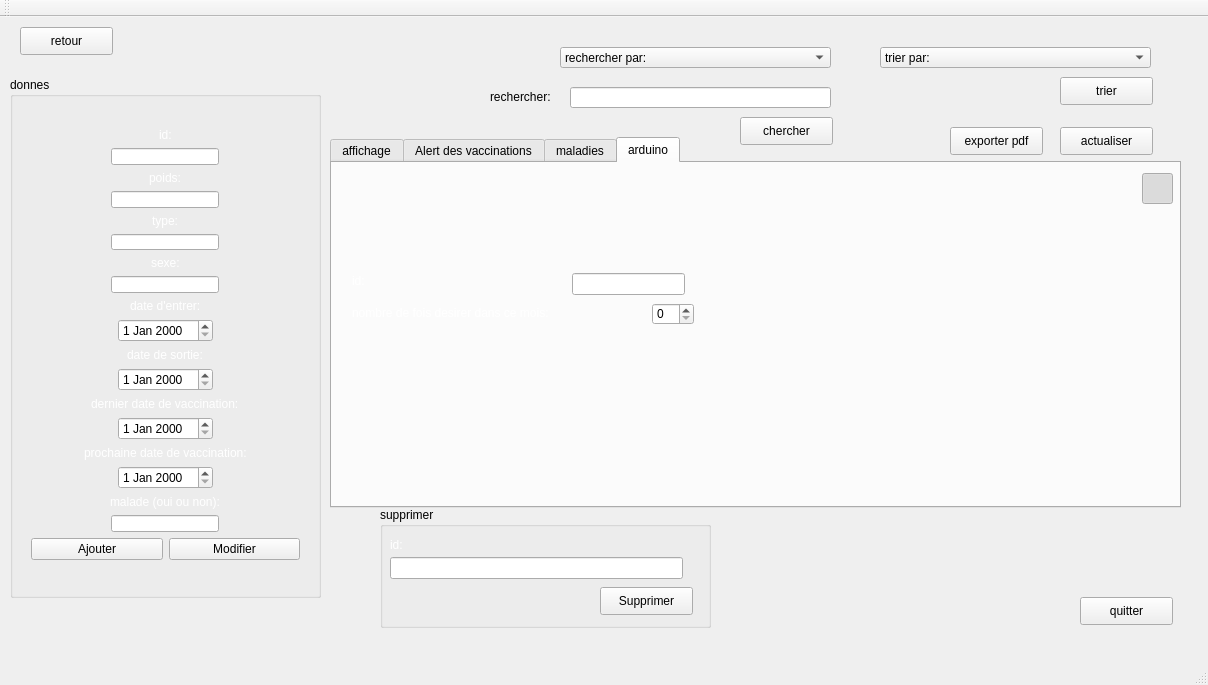
<?xml version="1.0" encoding="UTF-8"?>
<ui version="4.0">
 <class>MainWindow</class>
 <widget class="QMainWindow" name="MainWindow">
  <property name="geometry">
   <rect>
    <x>0</x>
    <y>0</y>
    <width>1208</width>
    <height>685</height>
   </rect>
  </property>
  <property name="windowTitle">
   <string>Gestion des Clients</string>
  </property>
  <widget class="QWidget" name="centralWidget">
   <widget class="QGroupBox" name="groupBox">
    <property name="geometry">
     <rect>
      <x>10</x>
      <y>60</y>
      <width>311</width>
      <height>521</height>
     </rect>
    </property>
    <property name="title">
     <string>donnes</string>
    </property>
    <widget class="QWidget" name="verticalLayoutWidget">
     <property name="geometry">
      <rect>
       <x>10</x>
       <y>40</y>
       <width>291</width>
       <height>454</height>
      </rect>
     </property>
     <layout class="QVBoxLayout" name="verticalLayout">
      <item alignment="Qt::AlignHCenter">
       <widget class="QLabel" name="label_17">
        <property name="styleSheet">
         <string notr="true">color: rgb(255, 255, 255);</string>
        </property>
        <property name="text">
         <string>id:</string>
        </property>
       </widget>
      </item>
      <item alignment="Qt::AlignHCenter|Qt::AlignVCenter">
       <widget class="QLineEdit" name="GA_le_id">
        <property name="minimumSize">
         <size>
          <width>50</width>
          <height>10</height>
         </size>
        </property>
        <property name="maximumSize">
         <size>
          <width>250</width>
          <height>50</height>
         </size>
        </property>
        <property name="maxLength">
         <number>93</number>
        </property>
       </widget>
      </item>
      <item alignment="Qt::AlignHCenter">
       <widget class="QLabel" name="label_16">
        <property name="styleSheet">
         <string notr="true">color: rgb(255, 255, 255);</string>
        </property>
        <property name="text">
         <string>poids:</string>
        </property>
       </widget>
      </item>
      <item alignment="Qt::AlignHCenter|Qt::AlignVCenter">
       <widget class="QLineEdit" name="GA_le_poids">
        <property name="minimumSize">
         <size>
          <width>50</width>
          <height>10</height>
         </size>
        </property>
        <property name="maximumSize">
         <size>
          <width>250</width>
          <height>50</height>
         </size>
        </property>
        <property name="maxLength">
         <number>93</number>
        </property>
       </widget>
      </item>
      <item alignment="Qt::AlignHCenter">
       <widget class="QLabel" name="label_15">
        <property name="styleSheet">
         <string notr="true">color: rgb(255, 255, 255);</string>
        </property>
        <property name="text">
         <string>type:</string>
        </property>
       </widget>
      </item>
      <item alignment="Qt::AlignHCenter|Qt::AlignVCenter">
       <widget class="QLineEdit" name="GA_le_type">
        <property name="minimumSize">
         <size>
          <width>50</width>
          <height>10</height>
         </size>
        </property>
        <property name="maximumSize">
         <size>
          <width>250</width>
          <height>50</height>
         </size>
        </property>
        <property name="maxLength">
         <number>93</number>
        </property>
       </widget>
      </item>
      <item alignment="Qt::AlignHCenter">
       <widget class="QLabel" name="label_14">
        <property name="styleSheet">
         <string notr="true">color: rgb(255, 255, 255);</string>
        </property>
        <property name="text">
         <string>sexe:</string>
        </property>
       </widget>
      </item>
      <item alignment="Qt::AlignHCenter|Qt::AlignVCenter">
       <widget class="QLineEdit" name="GA_le_sexe">
        <property name="minimumSize">
         <size>
          <width>50</width>
          <height>10</height>
         </size>
        </property>
        <property name="maximumSize">
         <size>
          <width>250</width>
          <height>50</height>
         </size>
        </property>
        <property name="maxLength">
         <number>93</number>
        </property>
       </widget>
      </item>
      <item alignment="Qt::AlignHCenter">
       <widget class="QLabel" name="label_11">
        <property name="styleSheet">
         <string notr="true">color: rgb(255, 255, 255);</string>
        </property>
        <property name="text">
         <string>date d'entrer:</string>
        </property>
       </widget>
      </item>
      <item alignment="Qt::AlignHCenter">
       <widget class="QDateEdit" name="GA_le_date_enter"/>
      </item>
      <item alignment="Qt::AlignHCenter">
       <widget class="QLabel" name="label_12">
        <property name="styleSheet">
         <string notr="true">color: rgb(255, 255, 255);</string>
        </property>
        <property name="text">
         <string>date de sortie:</string>
        </property>
       </widget>
      </item>
      <item alignment="Qt::AlignHCenter">
       <widget class="QDateEdit" name="GA_le_date_sortie"/>
      </item>
      <item alignment="Qt::AlignHCenter">
       <widget class="QLabel" name="label_13">
        <property name="styleSheet">
         <string notr="true">color: rgb(255, 255, 255);</string>
        </property>
        <property name="text">
         <string>dernier date de vaccination:</string>
        </property>
       </widget>
      </item>
      <item alignment="Qt::AlignHCenter">
       <widget class="QDateEdit" name="GA_le_dernier_vaccination"/>
      </item>
      <item alignment="Qt::AlignHCenter">
       <widget class="QLabel" name="label_18">
        <property name="styleSheet">
         <string notr="true">color: rgb(255, 255, 255);</string>
        </property>
        <property name="text">
         <string>prochaine date de vaccination:</string>
        </property>
       </widget>
      </item>
      <item alignment="Qt::AlignHCenter">
       <widget class="QDateEdit" name="GA_le_prochaine_vaccination"/>
      </item>
      <item alignment="Qt::AlignHCenter">
       <widget class="QLabel" name="label_19">
        <property name="styleSheet">
         <string notr="true">color: rgb(255, 255, 255);</string>
        </property>
        <property name="text">
         <string>malade (oui ou non):</string>
        </property>
       </widget>
      </item>
      <item alignment="Qt::AlignHCenter">
       <widget class="QLineEdit" name="GA_le_malade">
        <property name="minimumSize">
         <size>
          <width>50</width>
          <height>10</height>
         </size>
        </property>
        <property name="maximumSize">
         <size>
          <width>250</width>
          <height>50</height>
         </size>
        </property>
        <property name="maxLength">
         <number>93</number>
        </property>
       </widget>
      </item>
      <item>
       <layout class="QHBoxLayout" name="horizontalLayout">
        <item>
         <widget class="QPushButton" name="GA_ajouter">
          <property name="text">
           <string>Ajouter</string>
          </property>
         </widget>
        </item>
        <item>
         <widget class="QPushButton" name="GA_modifier">
          <property name="text">
           <string>Modifier</string>
          </property>
         </widget>
        </item>
       </layout>
      </item>
     </layout>
    </widget>
   </widget>
   <widget class="QTabWidget" name="tabWidget_2">
    <property name="geometry">
     <rect>
      <x>330</x>
      <y>120</y>
      <width>851</width>
      <height>371</height>
     </rect>
    </property>
    <property name="currentIndex">
     <number>3</number>
    </property>
    <widget class="QWidget" name="tab_3">
     <attribute name="title">
      <string>affichage</string>
     </attribute>
     <widget class="QDateEdit" name="dateEdit_6">
      <property name="geometry">
       <rect>
        <x>630</x>
        <y>400</y>
        <width>121</width>
        <height>22</height>
       </rect>
      </property>
     </widget>
     <widget class="QTableView" name="GA_tableView1">
      <property name="geometry">
       <rect>
        <x>0</x>
        <y>0</y>
        <width>841</width>
        <height>341</height>
       </rect>
      </property>
     </widget>
    </widget>
    <widget class="QWidget" name="tab_4">
     <attribute name="title">
      <string>Alert des vaccinations</string>
     </attribute>
     <widget class="QTableView" name="GA_tableView2">
      <property name="geometry">
       <rect>
        <x>10</x>
        <y>10</y>
        <width>541</width>
        <height>281</height>
       </rect>
      </property>
     </widget>
     <widget class="QPushButton" name="GA_analyzeButton">
      <property name="geometry">
       <rect>
        <x>620</x>
        <y>270</y>
        <width>151</width>
        <height>28</height>
       </rect>
      </property>
      <property name="text">
       <string>analyser le tableau</string>
      </property>
     </widget>
     <widget class="QLabel" name="label_4">
      <property name="geometry">
       <rect>
        <x>-360</x>
        <y>-190</y>
        <width>1241</width>
        <height>681</height>
       </rect>
      </property>
      <property name="text">
       <string/>
      </property>
      <property name="pixmap">
       <pixmap>../qt/smart farm back 1 (1).png</pixmap>
      </property>
      <property name="scaledContents">
       <bool>true</bool>
      </property>
     </widget>
     <widget class="QGroupBox" name="groupBox_2">
      <property name="geometry">
       <rect>
        <x>580</x>
        <y>20</y>
        <width>251</width>
        <height>231</height>
       </rect>
      </property>
      <property name="title">
       <string>Alert vaccination des animaux malades</string>
      </property>
      <widget class="QLineEdit" name="GA_reminderTextEdit">
       <property name="geometry">
        <rect>
         <x>110</x>
         <y>30</y>
         <width>113</width>
         <height>22</height>
        </rect>
       </property>
      </widget>
      <widget class="QDateTimeEdit" name="GA_reminderDateTimeEdit">
       <property name="geometry">
        <rect>
         <x>23</x>
         <y>90</y>
         <width>201</width>
         <height>22</height>
        </rect>
       </property>
      </widget>
      <widget class="QLabel" name="label_5">
       <property name="geometry">
        <rect>
         <x>20</x>
         <y>30</y>
         <width>56</width>
         <height>16</height>
        </rect>
       </property>
       <property name="styleSheet">
        <string notr="true">color: rgb(255, 255, 255);</string>
       </property>
       <property name="text">
        <string>id:</string>
       </property>
      </widget>
      <widget class="QLabel" name="label_6">
       <property name="geometry">
        <rect>
         <x>20</x>
         <y>60</y>
         <width>121</width>
         <height>16</height>
        </rect>
       </property>
       <property name="styleSheet">
        <string notr="true">color: rgb(255, 255, 255);</string>
       </property>
       <property name="text">
        <string>date d'alarm:</string>
       </property>
      </widget>
      <widget class="QPushButton" name="GA_showRemindersButton">
       <property name="geometry">
        <rect>
         <x>20</x>
         <y>170</y>
         <width>93</width>
         <height>28</height>
        </rect>
       </property>
       <property name="text">
        <string>afficher alarm</string>
       </property>
      </widget>
      <widget class="QPushButton" name="GA_addReminderButton">
       <property name="geometry">
        <rect>
         <x>140</x>
         <y>170</y>
         <width>93</width>
         <height>28</height>
        </rect>
       </property>
       <property name="text">
        <string>ajouter alarm</string>
       </property>
      </widget>
     </widget>
     <zorder>label_4</zorder>
     <zorder>GA_tableView2</zorder>
     <zorder>GA_analyzeButton</zorder>
     <zorder>groupBox_2</zorder>
    </widget>
    <widget class="QWidget" name="tab_5">
     <attribute name="title">
      <string>maladies</string>
     </attribute>
     <widget class="QGroupBox" name="groupBox_6">
      <property name="geometry">
       <rect>
        <x>10</x>
        <y>10</y>
        <width>251</width>
        <height>171</height>
       </rect>
      </property>
      <property name="title">
       <string>symptomes</string>
      </property>
      <widget class="QComboBox" name="GA_comboBox1">
       <property name="geometry">
        <rect>
         <x>10</x>
         <y>20</y>
         <width>221</width>
         <height>21</height>
        </rect>
       </property>
       <item>
        <property name="text">
         <string>symptom1</string>
        </property>
       </item>
       <item>
        <property name="text">
         <string>aucun</string>
        </property>
       </item>
       <item>
        <property name="text">
         <string>fièvre</string>
        </property>
       </item>
       <item>
        <property name="text">
         <string>perte d'appétit</string>
        </property>
       </item>
       <item>
        <property name="text">
         <string>difficulté respiratoire</string>
        </property>
       </item>
       <item>
        <property name="text">
         <string>écoulement nasal</string>
        </property>
       </item>
       <item>
        <property name="text">
         <string>éternuements</string>
        </property>
       </item>
       <item>
        <property name="text">
         <string>léthargie</string>
        </property>
       </item>
      </widget>
      <widget class="QComboBox" name="GA_comboBox2">
       <property name="geometry">
        <rect>
         <x>10</x>
         <y>50</y>
         <width>221</width>
         <height>21</height>
        </rect>
       </property>
       <item>
        <property name="text">
         <string>symptom2</string>
        </property>
       </item>
       <item>
        <property name="text">
         <string>aucun</string>
        </property>
       </item>
       <item>
        <property name="text">
         <string>fièvre</string>
        </property>
       </item>
       <item>
        <property name="text">
         <string>perte d'appétit</string>
        </property>
       </item>
       <item>
        <property name="text">
         <string>difficulté respiratoire</string>
        </property>
       </item>
       <item>
        <property name="text">
         <string>écoulement nasal</string>
        </property>
       </item>
       <item>
        <property name="text">
         <string>éternuements</string>
        </property>
       </item>
       <item>
        <property name="text">
         <string>léthargie</string>
        </property>
       </item>
      </widget>
      <widget class="QComboBox" name="GA_comboBox3">
       <property name="geometry">
        <rect>
         <x>10</x>
         <y>80</y>
         <width>221</width>
         <height>21</height>
        </rect>
       </property>
       <item>
        <property name="text">
         <string>symptom3</string>
        </property>
       </item>
       <item>
        <property name="text">
         <string>aucun</string>
        </property>
       </item>
       <item>
        <property name="text">
         <string>fièvre</string>
        </property>
       </item>
       <item>
        <property name="text">
         <string>perte d'appétit</string>
        </property>
       </item>
       <item>
        <property name="text">
         <string>difficulté respiratoire</string>
        </property>
       </item>
       <item>
        <property name="text">
         <string>écoulement nasal</string>
        </property>
       </item>
       <item>
        <property name="text">
         <string>éternuements</string>
        </property>
       </item>
       <item>
        <property name="text">
         <string>léthargie</string>
        </property>
       </item>
      </widget>
      <widget class="QPushButton" name="GA_calculateProbabilityButton">
       <property name="geometry">
        <rect>
         <x>150</x>
         <y>130</y>
         <width>93</width>
         <height>28</height>
        </rect>
       </property>
       <property name="text">
        <string>rechercher</string>
       </property>
      </widget>
     </widget>
     <widget class="QLabel" name="label_3">
      <property name="geometry">
       <rect>
        <x>-360</x>
        <y>-180</y>
        <width>1231</width>
        <height>661</height>
       </rect>
      </property>
      <property name="text">
       <string/>
      </property>
      <property name="pixmap">
       <pixmap>../qt/smart farm back 1 (1).png</pixmap>
      </property>
      <property name="scaledContents">
       <bool>true</bool>
      </property>
     </widget>
     <widget class="QLineEdit" name="GA_resultLineEdit">
      <property name="geometry">
       <rect>
        <x>270</x>
        <y>10</y>
        <width>571</width>
        <height>61</height>
       </rect>
      </property>
     </widget>
     <widget class="QWidget" name="GA_widget" native="true">
      <property name="geometry">
       <rect>
        <x>380</x>
        <y>80</y>
        <width>441</width>
        <height>331</height>
       </rect>
      </property>
     </widget>
     <widget class="QPushButton" name="GA_stat">
      <property name="geometry">
       <rect>
        <x>270</x>
        <y>300</y>
        <width>93</width>
        <height>28</height>
       </rect>
      </property>
      <property name="text">
       <string>statistique </string>
      </property>
     </widget>
     <zorder>label_3</zorder>
     <zorder>groupBox_6</zorder>
     <zorder>GA_resultLineEdit</zorder>
     <zorder>GA_widget</zorder>
     <zorder>GA_stat</zorder>
    </widget>
    <widget class="QWidget" name="tab">
     <attribute name="title">
      <string>arduino</string>
     </attribute>
     <widget class="QPushButton" name="GA_manualButton">
      <property name="geometry">
       <rect>
        <x>810</x>
        <y>10</y>
        <width>31</width>
        <height>31</height>
       </rect>
      </property>
      <property name="text">
       <string/>
      </property>
      <property name="checkable">
       <bool>true</bool>
      </property>
      <property name="checked">
       <bool>true</bool>
      </property>
     </widget>
     <widget class="QLabel" name="label_9">
      <property name="geometry">
       <rect>
        <x>20</x>
        <y>140</y>
        <width>251</width>
        <height>20</height>
       </rect>
      </property>
      <property name="styleSheet">
       <string notr="true">color: rgb(255, 255, 255);</string>
      </property>
      <property name="text">
       <string>nombre de fois desirer dans ce mois:</string>
      </property>
     </widget>
     <widget class="QLineEdit" name="GA_animalIDLineEdit">
      <property name="geometry">
       <rect>
        <x>240</x>
        <y>110</y>
        <width>113</width>
        <height>22</height>
       </rect>
      </property>
     </widget>
     <widget class="QLabel" name="label_10">
      <property name="geometry">
       <rect>
        <x>20</x>
        <y>110</y>
        <width>56</width>
        <height>16</height>
       </rect>
      </property>
      <property name="styleSheet">
       <string notr="true">color: rgb(255, 255, 255);</string>
      </property>
      <property name="text">
       <string>id:</string>
      </property>
     </widget>
     <widget class="QSpinBox" name="GA_feedingGoalSpinBox">
      <property name="geometry">
       <rect>
        <x>320</x>
        <y>140</y>
        <width>42</width>
        <height>22</height>
       </rect>
      </property>
     </widget>
     <widget class="QLabel" name="label_7">
      <property name="geometry">
       <rect>
        <x>-340</x>
        <y>-160</y>
        <width>1221</width>
        <height>631</height>
       </rect>
      </property>
      <property name="text">
       <string/>
      </property>
      <property name="pixmap">
       <pixmap>../qt/smart farm back 1 (1).png</pixmap>
      </property>
      <property name="scaledContents">
       <bool>true</bool>
      </property>
     </widget>
     <zorder>label_7</zorder>
     <zorder>GA_manualButton</zorder>
     <zorder>label_9</zorder>
     <zorder>GA_animalIDLineEdit</zorder>
     <zorder>label_10</zorder>
     <zorder>GA_feedingGoalSpinBox</zorder>
    </widget>
   </widget>
   <widget class="QGroupBox" name="groupBox_3">
    <property name="geometry">
     <rect>
      <x>380</x>
      <y>490</y>
      <width>331</width>
      <height>121</height>
     </rect>
    </property>
    <property name="title">
     <string>supprimer</string>
    </property>
    <widget class="QPushButton" name="GA_supprimer">
     <property name="geometry">
      <rect>
       <x>220</x>
       <y>80</y>
       <width>93</width>
       <height>28</height>
      </rect>
     </property>
     <property name="text">
      <string>Supprimer</string>
     </property>
    </widget>
    <widget class="QLineEdit" name="GA_le_supprimer">
     <property name="geometry">
      <rect>
       <x>10</x>
       <y>50</y>
       <width>293</width>
       <height>22</height>
      </rect>
     </property>
     <property name="maxLength">
      <number>93</number>
     </property>
    </widget>
    <widget class="QLabel" name="label_20">
     <property name="geometry">
      <rect>
       <x>10</x>
       <y>30</y>
       <width>293</width>
       <height>16</height>
      </rect>
     </property>
     <property name="styleSheet">
      <string notr="true">color: rgb(255, 255, 255);</string>
     </property>
     <property name="text">
      <string>id:</string>
     </property>
    </widget>
   </widget>
   <widget class="QPushButton" name="GA_quitter">
    <property name="geometry">
     <rect>
      <x>1080</x>
      <y>580</y>
      <width>93</width>
      <height>28</height>
     </rect>
    </property>
    <property name="text">
     <string>quitter</string>
    </property>
   </widget>
   <widget class="QPushButton" name="pushButton_2">
    <property name="geometry">
     <rect>
      <x>20</x>
      <y>10</y>
      <width>93</width>
      <height>28</height>
     </rect>
    </property>
    <property name="text">
     <string>retour</string>
    </property>
   </widget>
   <widget class="QLineEdit" name="GA_lineEditSearch">
    <property name="geometry">
     <rect>
      <x>570</x>
      <y>70</y>
      <width>261</width>
      <height>21</height>
     </rect>
    </property>
   </widget>
   <widget class="QLabel" name="label_2">
    <property name="geometry">
     <rect>
      <x>490</x>
      <y>70</y>
      <width>101</width>
      <height>20</height>
     </rect>
    </property>
    <property name="text">
     <string>rechercher:</string>
    </property>
   </widget>
   <widget class="QPushButton" name="GA_rechercherButton">
    <property name="geometry">
     <rect>
      <x>740</x>
      <y>100</y>
      <width>93</width>
      <height>28</height>
     </rect>
    </property>
    <property name="text">
     <string>chercher</string>
    </property>
   </widget>
   <widget class="QComboBox" name="GA_comboBoxSort">
    <property name="geometry">
     <rect>
      <x>880</x>
      <y>30</y>
      <width>271</width>
      <height>21</height>
     </rect>
    </property>
    <item>
     <property name="text">
      <string>trier par:</string>
     </property>
    </item>
    <item>
     <property name="text">
      <string>id</string>
     </property>
    </item>
    <item>
     <property name="text">
      <string>poids</string>
     </property>
    </item>
    <item>
     <property name="text">
      <string>type</string>
     </property>
    </item>
   </widget>
   <widget class="QPushButton" name="GA_pdfButton">
    <property name="geometry">
     <rect>
      <x>950</x>
      <y>110</y>
      <width>93</width>
      <height>28</height>
     </rect>
    </property>
    <property name="text">
     <string>exporter pdf</string>
    </property>
   </widget>
   <widget class="QLabel" name="label">
    <property name="geometry">
     <rect>
      <x>0</x>
      <y>-40</y>
      <width>1201</width>
      <height>671</height>
     </rect>
    </property>
    <property name="text">
     <string/>
    </property>
    <property name="pixmap">
     <pixmap>../qt/smart farm back 1 (1).png</pixmap>
    </property>
    <property name="scaledContents">
     <bool>true</bool>
    </property>
   </widget>
   <widget class="QPushButton" name="GA_trierButton">
    <property name="geometry">
     <rect>
      <x>1060</x>
      <y>60</y>
      <width>93</width>
      <height>28</height>
     </rect>
    </property>
    <property name="text">
     <string>trier</string>
    </property>
   </widget>
   <widget class="QComboBox" name="GA_comboBoxSearch">
    <property name="geometry">
     <rect>
      <x>560</x>
      <y>30</y>
      <width>271</width>
      <height>21</height>
     </rect>
    </property>
    <item>
     <property name="text">
      <string>rechercher par:</string>
     </property>
    </item>
    <item>
     <property name="text">
      <string>id</string>
     </property>
    </item>
    <item>
     <property name="text">
      <string>poids</string>
     </property>
    </item>
    <item>
     <property name="text">
      <string>type</string>
     </property>
    </item>
   </widget>
   <widget class="QPushButton" name="GA_resetButton">
    <property name="geometry">
     <rect>
      <x>1060</x>
      <y>110</y>
      <width>93</width>
      <height>28</height>
     </rect>
    </property>
    <property name="text">
     <string>actualiser</string>
    </property>
   </widget>
   <zorder>label</zorder>
   <zorder>groupBox</zorder>
   <zorder>tabWidget_2</zorder>
   <zorder>groupBox_3</zorder>
   <zorder>GA_quitter</zorder>
   <zorder>pushButton_2</zorder>
   <zorder>GA_lineEditSearch</zorder>
   <zorder>label_2</zorder>
   <zorder>GA_rechercherButton</zorder>
   <zorder>GA_comboBoxSort</zorder>
   <zorder>GA_pdfButton</zorder>
   <zorder>GA_trierButton</zorder>
   <zorder>GA_comboBoxSearch</zorder>
   <zorder>GA_resetButton</zorder>
  </widget>
  <widget class="QMenuBar" name="menuBar">
   <property name="geometry">
    <rect>
     <x>0</x>
     <y>0</y>
     <width>1208</width>
     <height>26</height>
    </rect>
   </property>
  </widget>
  <widget class="QToolBar" name="mainToolBar">
   <attribute name="toolBarArea">
    <enum>TopToolBarArea</enum>
   </attribute>
   <attribute name="toolBarBreak">
    <bool>false</bool>
   </attribute>
  </widget>
  <widget class="QStatusBar" name="statusBar"/>
 </widget>
 <layoutdefault spacing="6" margin="11"/>
 <resources/>
 <connections/>
</ui>
